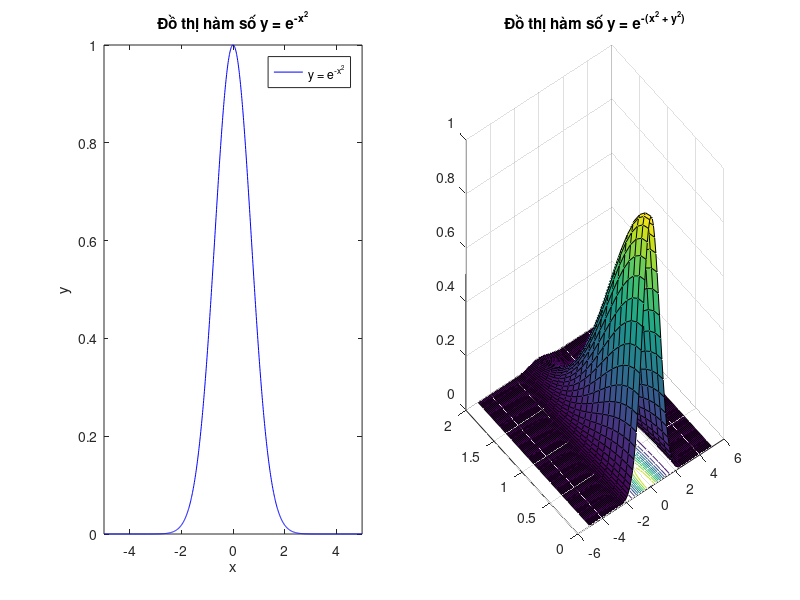

Reproduce this figure in MATLAB.
figure('Name', 'Bài tập 8', 'NumberTitle', 'off',...
    'units','normalized','outerposition',[0 0 1 1])

subplot(1, 2, 1);
x = -5:0.01:5;
f = exp(-x.^2);
plot(x, f, '-b');
axis([-5 5 0 1]);
xlabel('x');
ylabel('y');
title('Đồ thị hàm số y = e^{-x^2}');
legend('y = e^{-x^2}');

subplot(1, 2, 2);
x = -5:0.1:5;
y = 0:0.1:2;
[X, Y] = meshgrid(x, y);
Z = exp(-(X.^2 + Y.^2));
surfc(X, Y, Z);
title('Đồ thị hàm số y = e^{-(x^2 + y^2)}');
